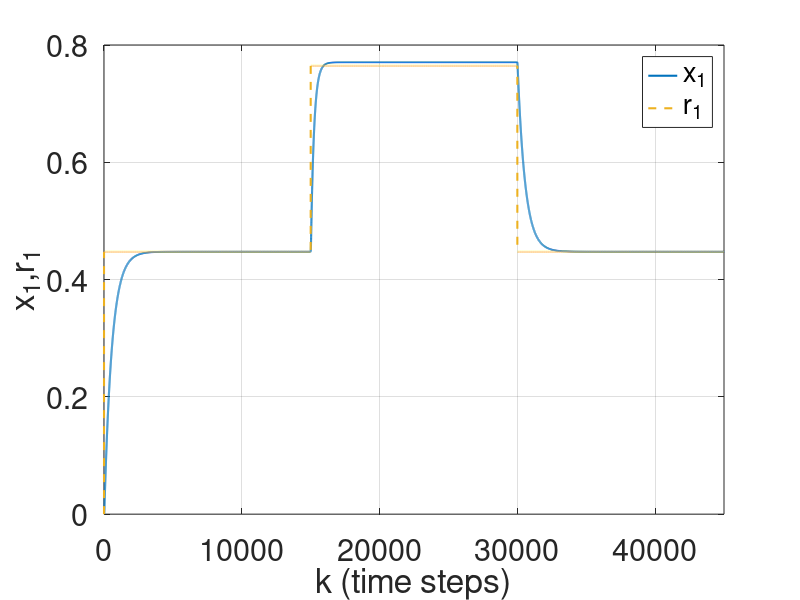
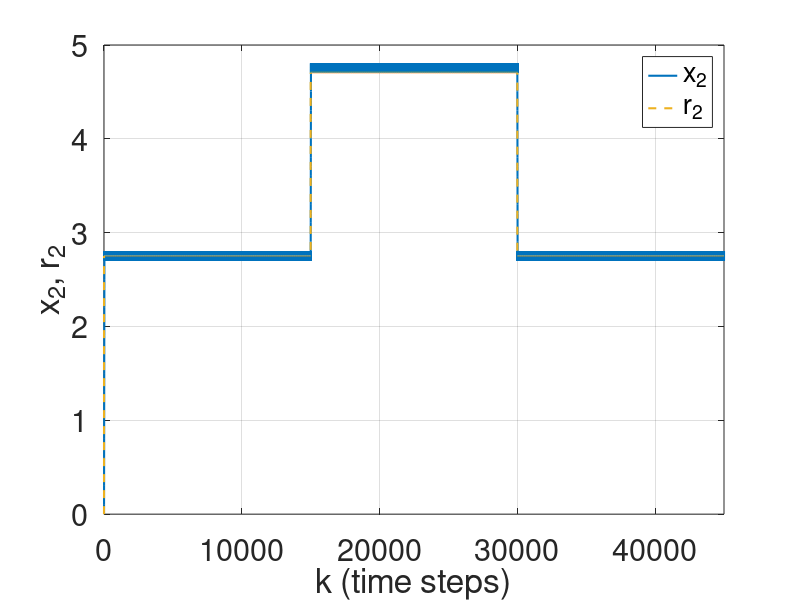

The MATLAB script that drew these images, in order: (Note: this script raises an error after producing the figures.)
x(1)=0.;
t(1)=0;
y(1)=0.;
n=45000;
tmax=45;
dt=tmax/n;
Q=10;
R=0.01;
m(1)=1;
alpha=1;
betta=100;
lambda=0.3;
gamma=20;
B=1;
Da=0.072;
r1(1)=0.;
r2(1)=0.;
e1(1)=x(1)-r1(1);
e2(1)=y(1)-r2(1);
u(1)=0;
% ==========================
diary("matlab_output.log")
x(1)=0; y(1)=0; t(1)=0; e1(1)=0; e2(1)=0; m(1)=1;
tic
for i=1:n-1,

m(i+1)=m(i)+1;

g1(i)=0;
g2(i)=lambda;

f1(i)=x(i)+dt*(-alpha*x(i)+Da*(1-x(i))*exp(y(i)/(1+y(i)/gamma)));
f2(i)=y(i)+dt*(-alpha*y(i)+B*Da*(1-x(i))*exp(y(i)/(1+y(i)/gamma)));


t(i+1)=t(i)+dt;

   if 0<=t(i+1) & t(i+1)<=15
    r1(i+1)=0.4472;
    elseif 15<t(i+1) & t(i+1)<30
    r1(i+1)=0.7646;
    elseif 30<=t(i+1) & t(i+1)<tmax
    r1(i+1)=0.4472;
    end

   if 0<=t(i+1) & t(i+1)<=15
    r2(i+1)=2.752;
    elseif 15<t(i+1) & t(i+1)<30
    r2(i+1)=4.7052;
    elseif 30<=t(i+1) & t(i+1)<tmax
    r2(i+1)=2.752;
   end

if (y(i)-r2(i))>0
S(i)=1;
elseif (y(i)-r2(i))<0
S(i)=-1;
else
S(i)=0;
end

u1(i)=0;
u2(i)=-1/g2(i)*(-betta*S(i)+r2(i+1)-r2(i)-f2(i));

x(i+1)=f1(i);
y(i+1)=y(i)+dt*(-betta*S(i)+r2(i+1)-r2(i));

%x(i+1)=r1(i+1);
%y(i+1)=r2(i+1);

e1(i+1)=x(i+1)-r1(i+1);
e2(i+1)=y(i+1)-r2(i+1);

end;
toc
diary off;
figure(1)
plot(1:n,x,'-','Color',[0,0.447,0.741],'LineWidth',1.5)
hold on
plot(1:n,r1,'--','Color',[0.929,0.694,0.125],'LineWidth',1.5)
hold off
axis([0 n 0 0.8])
legend('x_1','r_1')
grid
ylabel('x_1,r_1')
xlabel('k (time steps)')
set(gca,'FontSize',22)

figure(2)
plot(1:n,y,'-','Color',[0,0.447,0.741],'LineWidth',1.5)
hold on
plot(1:n,r2,'--','Color',[0.929,0.694,0.125],'LineWidth',1.5)
hold off
axis([0 n 0 5])
ylabel('x_2, r_2')
legend('x_2','r_2')
xlabel('k (time steps)')
grid
set(gca,'FontSize',22)

exportgraphics(figure(1), '/Users/Apple/work/tracking-control-network/research-vault/Research Journal/Paper/figures/images/matlab_fig2a_x1_r1.png', 'Resolution', 300);
exportgraphics(figure(2), '/Users/Apple/work/tracking-control-network/research-vault/Research Journal/Paper/figures/images/matlab_fig2a_x2_r2.png', 'Resolution', 300);
writematrix([t', x', y', r1', r2', e1', e2'], 'cstr_state_tracking_reference.csv');
clear all;
